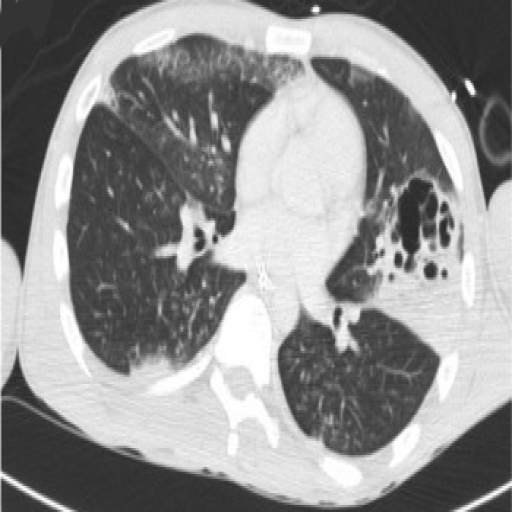
#> input picture test_image/data/10.png, 512 x 512 px
$ python -i segmentation.py   (imports and definitions only)   (older library calls are emulated)
#> lines starting #> are read from the running program, lines starting #| are printed output that depends on the picture; after the words box and inside, x2 and y2 are one past the last pixel; in counts of white or black regions, pixels touching at a corner belong together
#> further down, picture is the input picture: shape (512, 512, 3); min 37, max 255, mean 144.1
import numpy as np
from skimage import measure, morphology, segmentation

from utils.logging import logger


def segment_from_image(
    image_array: np.ndarray, erosion=1, closing=4, dilation=16
):
    """
    Segment critical parts from image array
    :param image_array: Image in numpy array form
    :param erosion: erosion connectivity factor
    :param closing: closing connectivity factor
    :param dilation: dilation connectivity factor
    :return: transformed image array
    """
#> called with erosion = 1, closing = 4, dilation = 16
    # Assert that image is of stipulated shape
    try:
        assert len(image_array.shape) == 3 and image_array.shape[2] == 3
    except AssertionError:
        logger.error("Image array must be of shape (?, ?, 3)")

    # Type casting as int and create binary mask using mean value
    image_array = image_array.astype("uint8")
    image_array_binary_mask = image_array < image_array.mean()
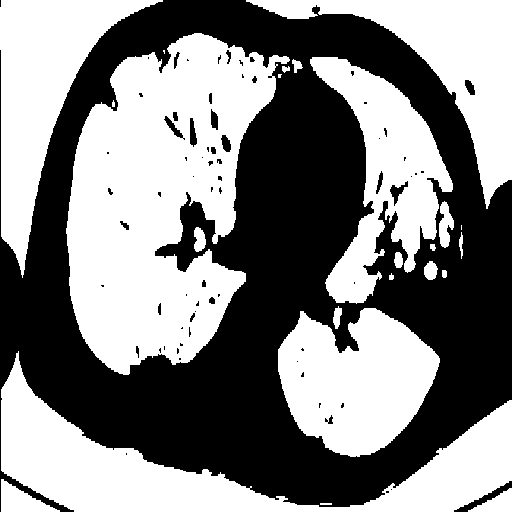
#> image_array_binary_mask: shape (512, 512, 3) bool; 52% white; 71 black regions (48 under 20 px), largest, box (x1, y1, x2, y2) and area: (0, 0, 512, 512) 123820, (454, 481, 512, 512) 363, (390, 181, 408, 206) 162

    # Clear binary mask boarder
    for channel in range(image_array_binary_mask.shape[2]):
        image_array_binary_mask[:, :, channel] = segmentation.clear_border(
            image_array_binary_mask[:, :, channel]
        )
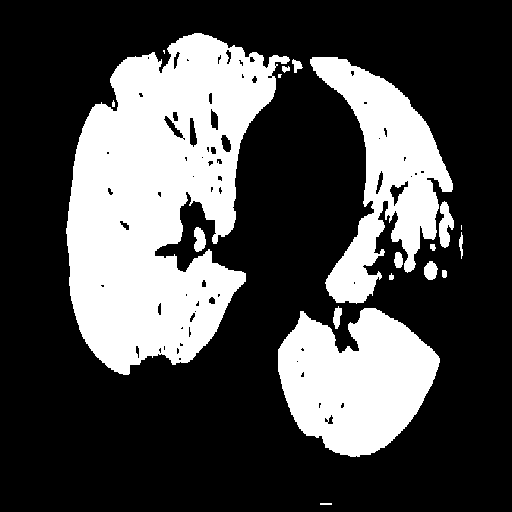
#> image_array_binary_mask: shape (512, 512, 3) bool; 29.9% white; 19 white regions (4 under 20 px), largest, box (x1, y1, x2, y2) and area: (66, 33, 290, 375) 45756, (278, 308, 440, 457) 16499, (310, 57, 453, 304) 14621

    # Label the image and dim the binary mask according to labelled region
    labelled_image = measure.label(image_array_binary_mask)
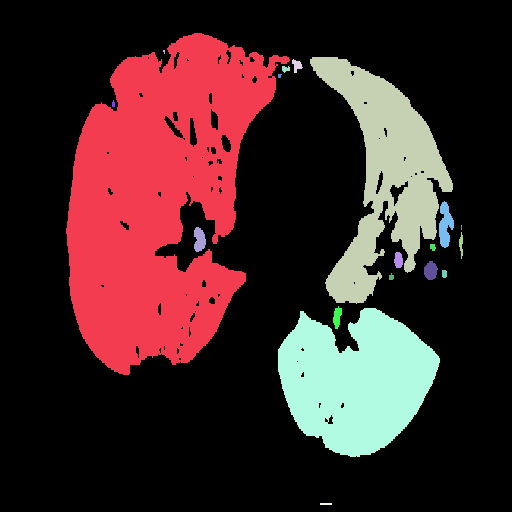
#> labelled_image: shape (512, 512, 3) int32; 20 distinct labels, from 0 to 19; one colour per label, 0 black
    regions = measure.regionprops(labelled_image)
#> regions = 19 regions
    areas = [(region.area, region.label) for region in regions]
#> areas = [(137268, 1), (18, 2), (43863, 3), (252, 4), (117, 5), (39, 6), (51, 7), (1320, 8), (15, 9), (678, 10), (195, 11), (99, 12), (348, 13), (594, 14), (111, 15), (78, 16), (408, 17), (49497, 18), (72, 19)]
    areas.sort()

    if len(areas) > 2:
        max_area = areas[-2][0]
#> max_area = 49497
        for region in regions:
            if region.area < max_area:
                for channel in region.coords:
                    image_array_binary_mask[
                        channel[0], channel[1], channel[2]
                    ] = 0
#> this loop made 19 passes
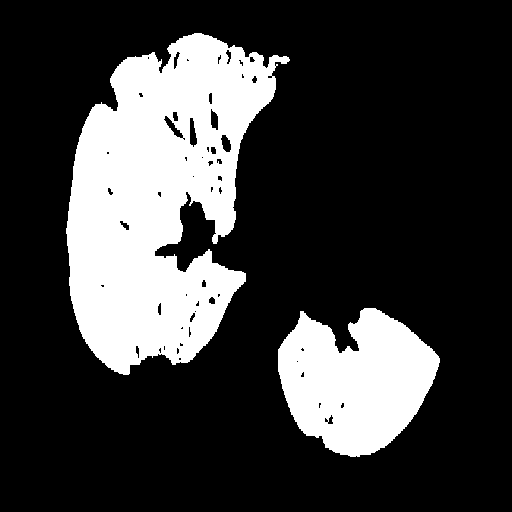
#> image_array_binary_mask: shape (512, 512, 3) bool; 23.7% white; 2 white regions, box (x1, y1, x2, y2) and area: (66, 33, 290, 375) 45756, (278, 308, 440, 457) 16499

    # Additional CV steps to further segment core areas from the rest of the image
    image_array_binary_mask = morphology.binary_erosion(
        image_array_binary_mask, selem=np.ones((erosion,) * 3)
    )
    image_array_binary_mask = morphology.binary_closing(
        image_array_binary_mask, selem=np.ones((closing,) * 3)
    )
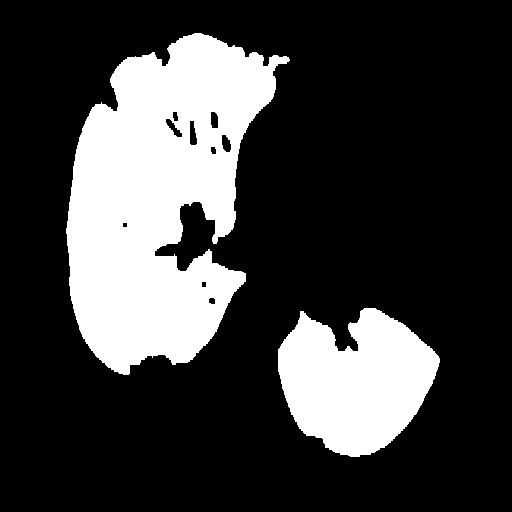
#> image_array_binary_mask: shape (512, 512, 3) bool; 24% white; 2 white regions, box (x1, y1, x2, y2) and area: (66, 33, 290, 375) 46434, (278, 308, 440, 457) 16591
    image_array_binary_mask = morphology.binary_dilation(
        image_array_binary_mask, selem=np.ones((dilation,) * 3)
    )
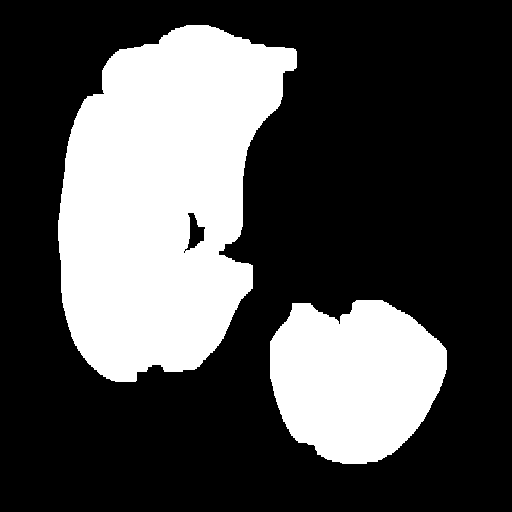
#> image_array_binary_mask: shape (512, 512, 3) bool; 30.8% white; 2 white regions, box (x1, y1, x2, y2) and area: (58, 25, 297, 382) 58475, (270, 300, 447, 464) 22149

    return np.multiply(image_array_binary_mask, image_array)
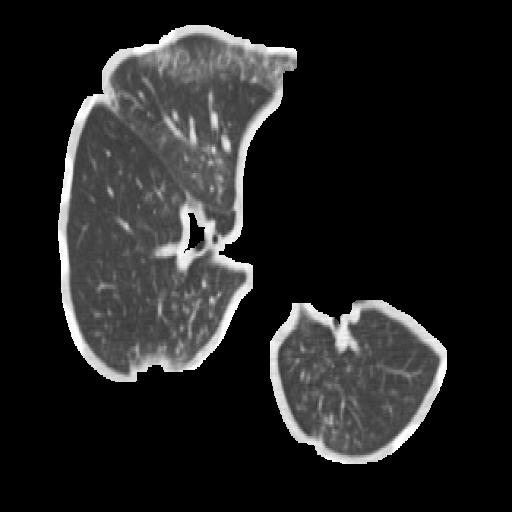
#> returned value: shape (512, 512, 3); min 0, max 255, mean 34.7

>>> import cv2
>>> picture = cv2.imread('../../test_image/data/10.png')
>>> result = segment_from_image(picture)

$ run again, on test_image/data/104.png
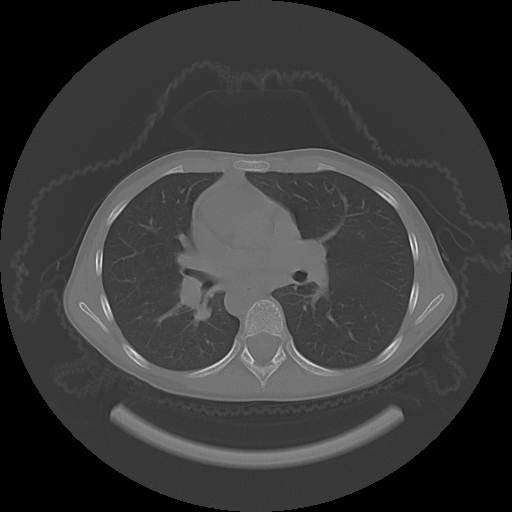
#> input picture test_image/data/104.png, 512 x 512 px
#> picture is the input picture: shape (512, 512, 3); min 0, max 255, mean 56.8
#> in segment_from_image, `image_array_binary_mask = image_array < image_array.mean()`:
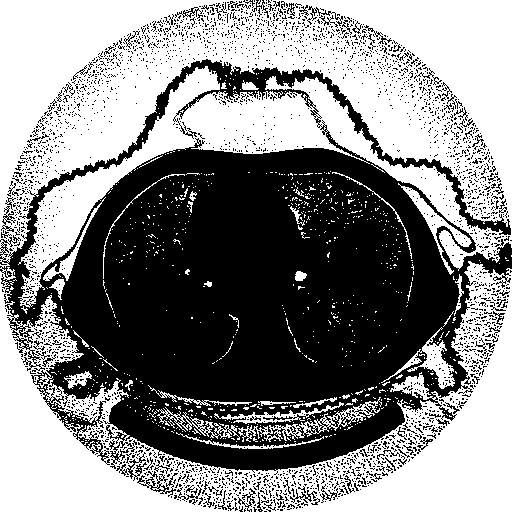
#> image_array_binary_mask: shape (512, 512, 3) bool; 53.5% white; 2872 black regions (2788 under 20 px), largest, box (x1, y1, x2, y2) and area: (0, 59, 512, 473) 109358, (137, 471, 178, 497) 279, (116, 452, 147, 481) 207
#> labelled_image: shape (512, 512, 3) int32; 732 distinct labels, from 0 to 731
#> regions = 731 regions
#> areas = 731 pairs, first value 3 to 3402, second value 1 to 731
#> max_area = 3018
#> in segment_from_image, `return np.multiply(image_array_binary_mask, image_array)`:
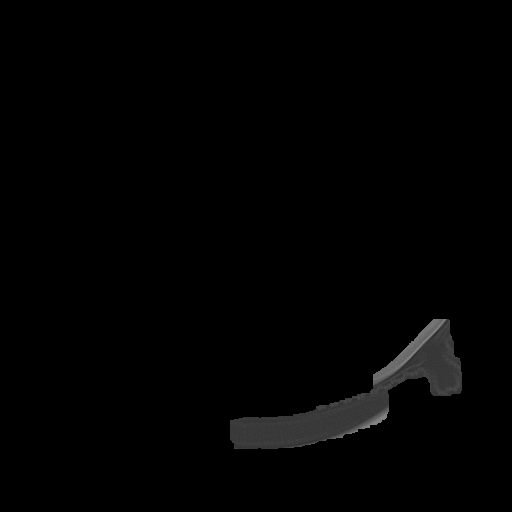
#> returned value: shape (512, 512, 3); min 0, max 135, mean 2.3

$ run again, on test_image/data/109.png
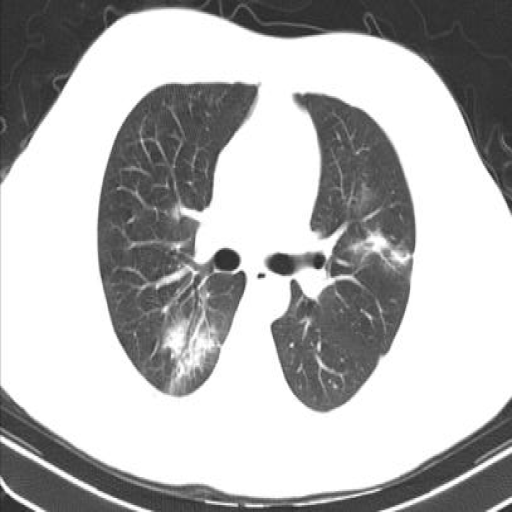
#> input picture test_image/data/109.png, 512 x 512 px
#> picture is the input picture: shape (512, 512, 3); min 35, max 255, mean 180.2
#> in segment_from_image, `labelled_image = measure.label(image_array_binary_mask)`:
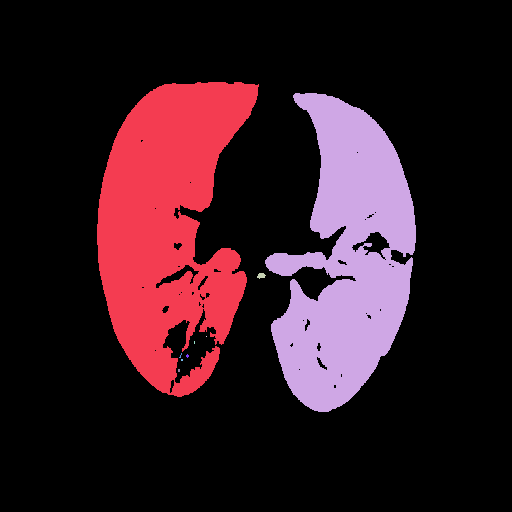
#> labelled_image: shape (512, 512, 3) int32; 10 distinct labels, from 0 to 9; one colour per label, 0 black
#> regions = 9 regions
#> areas = [(95229, 1), (83490, 2), (111, 3), (3, 4), (9, 5), (18, 6), (24, 7), (12, 8), (18, 9)]
#> max_area = 83490
#> the loop in segment_from_image, `for region in regions:` made 9 passes
#> in segment_from_image, `return np.multiply(image_array_binary_mask, image_array)`:
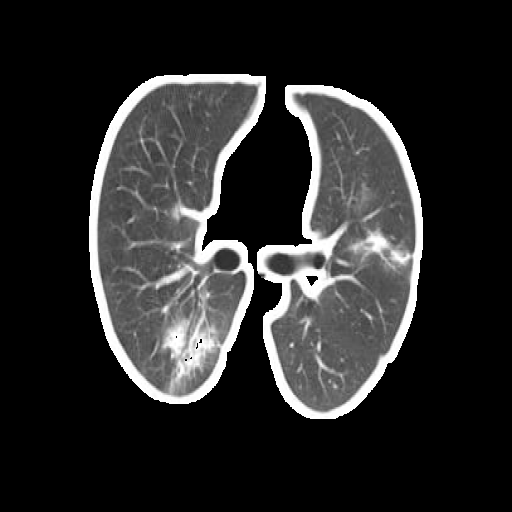
#> returned value: shape (512, 512, 3); min 0, max 255, mean 41.8

$ run again, on test_image/data/111.png
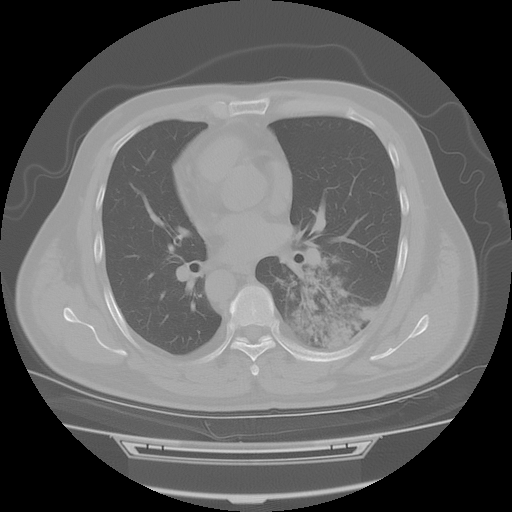
#> input picture test_image/data/111.png, 512 x 512 px
#> picture is the input picture: shape (512, 512, 3); min 0, max 255, mean 98.7
#> labelled_image: shape (512, 512, 3) int32; 311 distinct labels, from 0 to 310
#> regions = 310 regions
#> areas = 310 pairs, first value 3 to 33024, second value 1 to 310
#> max_area = 28593
#> in segment_from_image, `return np.multiply(image_array_binary_mask, image_array)`:
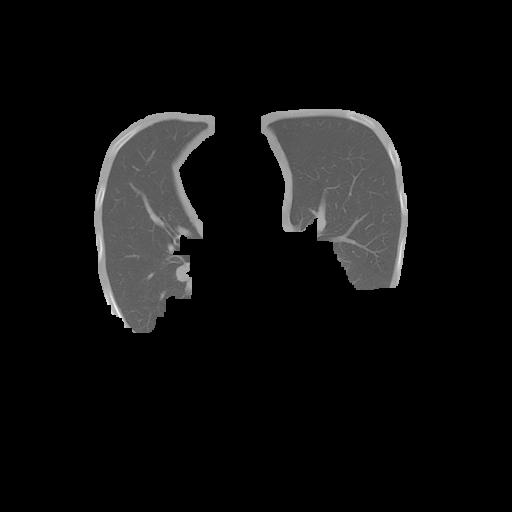
#> returned value: shape (512, 512, 3); min 0, max 255, mean 15.4
